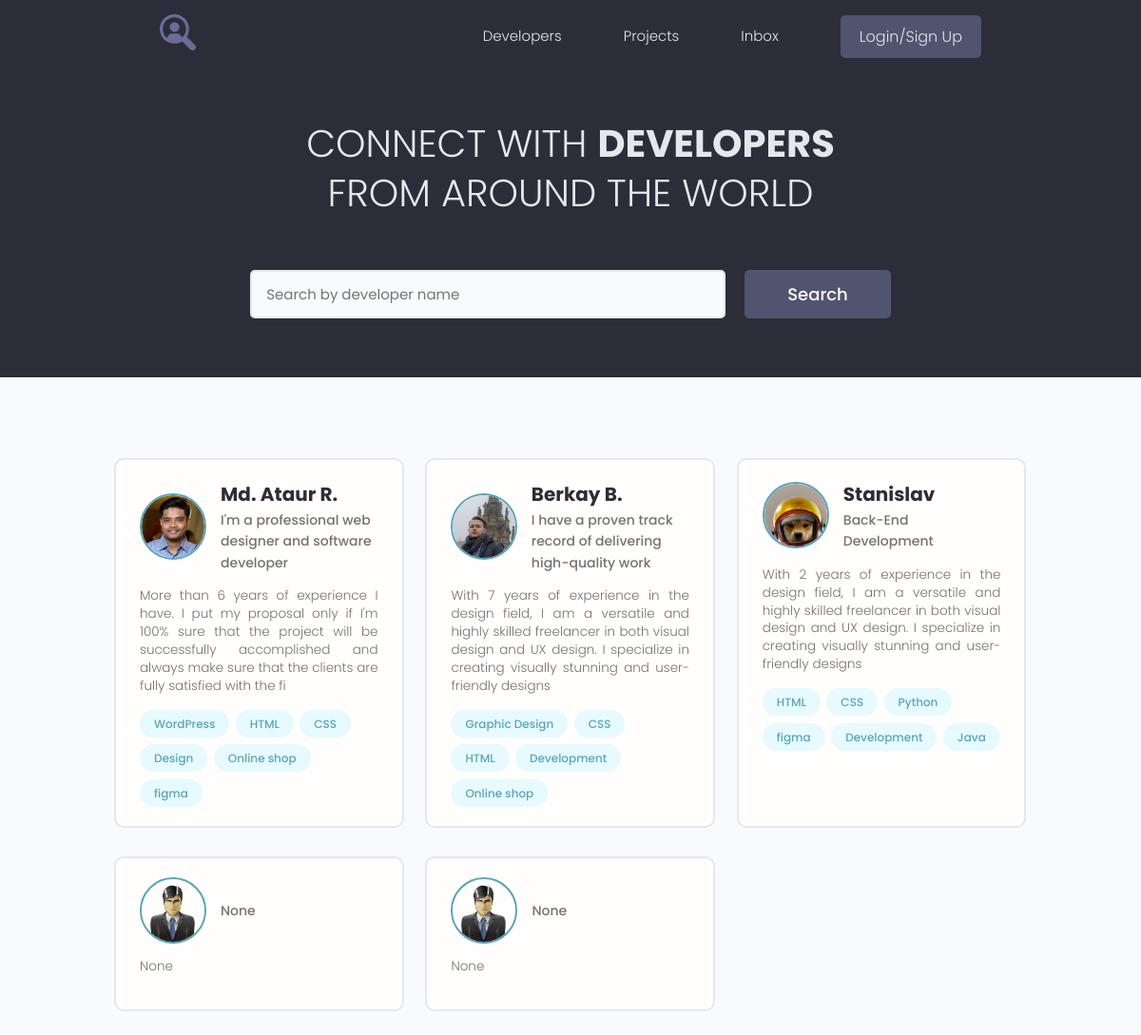
The page / on the database its author committed.
### users/models.py (models this page shows, shortened)
class Profile(models.Model):
    user = models.OneToOneField(User, on_delete=models.CASCADE, null=True, blank=True)  # Один профиль пользователя может быть связан с одним зарегистрированным пользователем, у которого могут быть проекты и т.д. Что бы одна регистрационная учётка соответствовала одному профилю пользователя.
    name = models.CharField(max_length=200, blank=True, null=True)
    email = models.EmailField(max_length=500, blank=True, null=True)  # что бы у него проходила валидация от самого django
    username = models.CharField(max_length=200, blank=True, null=True)
    short_info = models.CharField(max_length=200, blank=True, null=True)  # краткое описание
    bio = models.TextField(blank=True, null=True)
    profile_image = models.ImageField(blank=True, null=True, upload_to='profiles/', default='profiles/user-default.png')
    social_github = models.CharField(max_length=200, blank=True, null=True)
    social_youtube = models.CharField(max_length=200, blank=True, null=True)
    social_website = models.CharField(max_length=200, blank=True, null=True)
    created = models.DateTimeField(auto_now_add=True)

class Skill(models.Model):
    owner = models.ForeignKey(Profile, on_delete=models.CASCADE, null=True, blank=True)  # Владелец скилов.
    name = models.CharField(max_length=200, blank=True, null=True)  # имя самого навыка
    description = models.TextField(blank=True, null=True)
    created = models.DateTimeField(auto_now_add=True)
    def __str__(self):
        return f'{self.name}'

### users/views.py (the view)
# urls.py: path('', views.profiles, name='profiles'),
def profiles(request):
    prof, search_query = search_profiles(request) # будет возвращать кортеж с данными, распаковываем в две переменные
    context = {
        'profiles': prof,
        'search_query': search_query
    }
    return render(request, 'users/index.html', context)

### users/utils.py (called while the page is built)
def search_profiles(request):
    search_query = ''
    if request.GET.get('search_query'): # Будем получать доступ по имени search_query, если пользователь что-то введет, будет True.
        search_query = request.GET.get('search_query')
    skill = Skill.objects.filter(name__icontains=search_query)
    profiles = Profile.objects.distinct().filter(
        Q(name__icontains=search_query) |
        Q(short_info__icontains=search_query) |
        Q(skill__in=skill)
    ) # будем доставать из БД только те элементы которые имеют определенной значение. Q затем один элмент или другой. distinct() - исключить повторяющиеся элементы.
    return profiles, search_query

### users/templates/users/index.html (shortened to what this page needs)
{% extends 'projects/base.html' %}
{% block content %}
<main class="home">
    <section class="hero-section text-center">
        <div class="container container--narrow">
            <div class="hero-section__box">
                <h2>CONNECT WITH <span>DEVELOPERS</span></h2>
                <h2>FROM AROUND THE WORLD</h2>
            </div>
            <div class="hero-section__search">
                <form class="form" action="{% url 'profiles' %}" method="get">
                    <div class="form__field">
                        <input class="input input--text" id="formInput#search" type="text" name="search_query"
                               value="{{ search_query }}"
                               placeholder="Search by developer name"/>
                    </div>
                    <input class="btn btn--sub btn--lg" type="submit" value="Search"/>
                </form>
            </div>
        </div>
    </section>
    <section class="devlist">
        <div class="container">
            <div class="grid grid--three">
                {% for profile in profiles%}
                <div class="column card">
                    <div class="dev">
                        <a href="{% url 'user_profile' profile.id %}" class="card__body">
                            <div class="dev__profile">
                                <img class="avatar avatar--md" src="{{ profile.profile_image.url }}" alt="image"/>
                                <div class="dev__meta">
                                    <h3>{{ profile.name }}</h3>
                                    <h5>{{ profile.short_info|slice:'60' }}</h5>
                                </div>
                            </div>
                            <p class="dev__info">
                                {{ profile.bio|slice:'200' }}
                            </p>
                            <div class="dev__skills">
                                {% for skill in profile.skill_set.all|slice:'6' %}
                                <span class="tag tag--pill tag--main">
                    <small>{{ skill }}</small>
                  </span>
                                {% endfor %}
                            </div>
                        </a>
                    </div>
                </div>
                {% endfor %}
            </div>
        </div>
    </section>
</main>
{% endblock %}

### projects/static/styles/app.css (style rules this page uses)
:root { --color-sub: #2d2d39; }
.btn--sub { background-color: var(--color-sub-light); }
.card { border: 2px solid var(--color-light); }
img { width: 100%; }
.hero-section { height: 40vh; display: flex; align-items: center; background-color: var(--color-sub); }
.hero-section__box { margin-bottom: 4rem; }
.hero-section__box > h2, .hero-section__box > h2 > span { font-size: 4rem; color: var(--color-light); line-height: 1.3; text-transform: uppercase; }
.hero-section__box > h2 { font-weight: 300; }
.hero-section__box > h2 > span { font-weight: 700; }
.hero-section__search > .form { display: flex; align-items: center; justify-content: center; gap: 2rem; }
.hero-section__search > .form input.input--text { width: 50rem; }
.devlist { margin-top: 8rem; }
.devlist .grid { align-items: stretch; }
.devlist .dev .dev__profile { display: flex; align-items: center; gap: 1.5rem; }
.devlist .dev .dev__meta h3 { color: var(--color-sub); font-size: 2rem; font-weight: 700; }
.devlist .dev .dev__meta h5 { color: var(--color-text); font-size: 1.4rem; font-weight: 500; }
.devlist .dev .dev__info { margin: 1.5rem 0; font-size: 1.35rem; line-height: 1.4; text-align: justify; }

### projects/static/uikit/styles/modules/_variables.css (style rules this page uses)
:root { --color-main: #5aa5b9; --color-main-light: #e6faff; --color-sub: #3f4156; --color-sub-light: #51546e; --color-sub-lighter: #ededfd; --color-text: #737373; --color-gray: #8b8b8b; --color-light: #e5e7eb; --color-light-gray: #767676; --color-bg: #f8fafd; --color-white: #fffefd; --color-white-light: #f3f3f3; --color-success: #359e64; --color-success-bg: #def8e8; --color-error: #fc4b0b; --color-error-bg: #fff2ee; --font-base: 'Poppins', arial, helvetica, 'Segoe UI', roboto, ubuntu, sans-serif; --font-monospace: 'Fira Code', 'Courier New', courier, monospace; --font-regular: 300; --font-medium: 500; --font-bold: 700; --generic-shadow: 1px 1px 5px #00000010; --generic-transition: all 0.3s ease-in-out; }

### projects/static/uikit/styles/modules/_base.css (style rules this page uses)
* { margin: 0; padding: 0; box-sizing: border-box; text-rendering: optimizeLegibility; color: inherit; font-size: inherit; }
html { font-size: 50%; }
@media only screen and (min-width: 480px) { html { font-size: 56.25%; } }
@media only screen and (min-width: 1200px) { html { font-size: 62.5%; } }
body { line-height: 1.6; font-weight: 400; font-size: 1.5rem; color: var(--color-text); background-color: var(--color-bg); min-height: 100vh; }

### projects/static/uikit/styles/modules/_typography.css (style rules this page uses)
* { font-family: var(--font-base); }
h2 { font-size: 3.6rem; font-weight: var(--font-bold); }
h3 { font-size: 3.2rem; font-weight: var(--font-medium); }
h5 { font-size: 2.4rem; font-weight: var(--font-medium); }
h5, h6 { font-weight: var(--font-regular); }
p, span, strong { font-size: 1.6rem; color: var(--color-text); font-weight: var(--font-regular); }
a { padding-bottom: 2px; text-decoration: none; display: inline-block; color: var(--color-main); font-weight: var(--font-medium); }

### projects/static/uikit/styles/modules/_utilities.css (style rules this page uses)
.container { width: 92%; max-width: 165rem; margin: 0 auto; box-sizing: border-box; }
.container--narrow { width: 92%; max-width: 120rem; }
@media screen and (min-width: 1000px) { .container { width: 90%; } }
@media screen and (min-width: 1000px) { .container--narrow { width: 85%; } }
@media screen and (min-width: 1200px) { .container { width: 80%; } }
@media screen and (min-width: 1200px) { .container--narrow { width: 72%; } }
.text-center { text-align: center; }

### projects/static/uikit/styles/modules/_avatar.css (style rules this page uses)
.avatar { border-radius: 50%; border: 2px solid var(--color-main); object-fit: cover; }
.avatar--md { height: 7rem; width: 7rem; }

### projects/static/uikit/styles/modules/_button.css (style rules this page uses)
.btn { display: inline-block; position: relative; cursor: pointer; background-color: var(--color-light); font-weight: var(--font-medium); color: var(--color-sub); text-decoration: none; padding: 1rem 2rem; border-radius: 0.5rem; border: none; width: -webkit-fit-content; width: -moz-fit-content; width: fit-content; height: -webkit-fit-content; height: -moz-fit-content; height: fit-content; font-size: 1.6rem; outline-width: 0; outline-color: transparent; -webkit-backface-visibility: hidden; backface-visibility: hidden; transition: all 0.3s ease-in-out; }
.btn--sub { background-color: var(--color-sub); color: var(--color-white); }
.btn--lg { font-size: 1.8rem; padding: 1.2rem 4.5rem; }

### projects/static/uikit/styles/modules/_card.css (style rules this page uses)
.card { border-radius: 1rem; background-color: var(--color-white); border: 1.5px solid var(--color-light); width: auto; height: auto; margin-top: 0.5rem; margin-bottom: 0.5rem; overflow: hidden; }
.card__body, .card__header { padding: 2rem 2.5rem; }

### rows shown on the page
Profile: profile_image (picture), name "Md. Ataur R.", short_info "I'm a professional web designer and software developer", bio "More than 6 years of experience I have. I put my proposal only if I'm 100% sure that the project will be successfully accomplished and always make sure that the clients are fully satisfied with the fi"
Skill: name "WordPress"
Skill: name "HTML"
Skill: name "CSS"
Skill: name "Design"
Skill: name "Online shop"
Skill: name "figma"
Profile: profile_image (picture), name "Berkay B.", short_info "I have a proven track record of delivering high-quality work", bio "With 7 years of experience in the design field, I am a versatile and highly skilled freelancer in both visual design and UX design. I specialize in creating visually stunning and user-friendly designs"
Skill: name "Graphic Design"
Skill: name "CSS"
Skill: name "HTML"
Skill: name "Development"
Skill: name "Online shop"
Profile: profile_image (picture), name "Stanislav", short_info "Back-End Development", bio "With 2 years of experience in the design field, I am a versatile and highly skilled freelancer in both visual design and UX design. I specialize in creating visually stunning and user-friendly designs"
Skill: name "HTML"
Skill: name "CSS"
Skill: name "Python"
Skill: name "figma"
Skill: name "Development"
Skill: name "Java"
Profile: profile_image (placeholder picture), short_info "None", bio "None"
Profile: profile_image (placeholder picture), short_info "None", bio "None"
